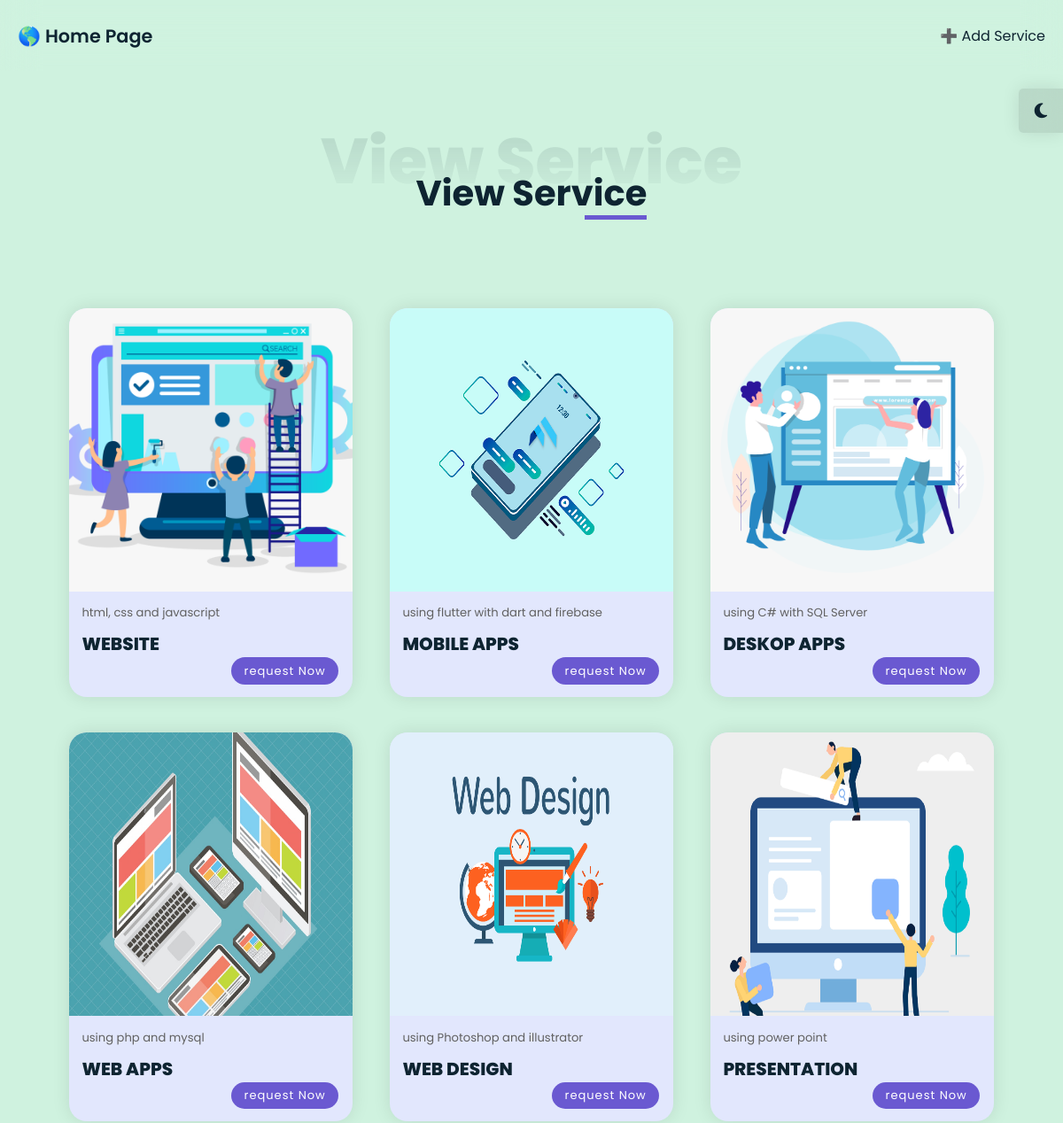
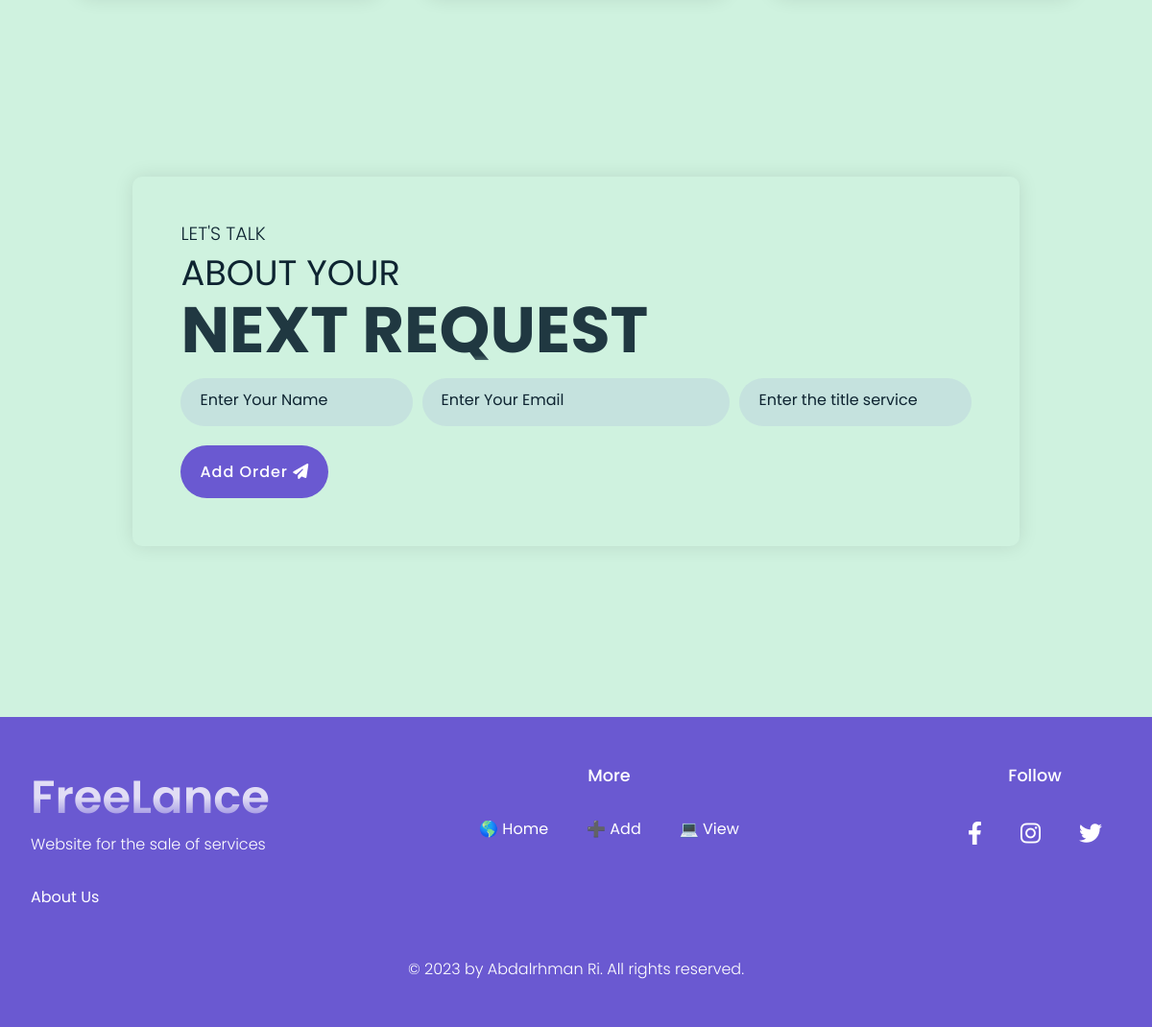
/final-project/view.php, run on the app's committed database (2 pictures, top to bottom).
### tables this page shows
CREATE TABLE `services` (
  `id` int(11) NOT NULL,
  `image` text NOT NULL,
  `title` char(50) NOT NULL,
  `category` char(255) NOT NULL,
  `description` varchar(1000) NOT NULL
);

### final-project/view.php (the view, shortened to what this page needs)
<?php
include './api/conn.php';
?>
<!DOCTYPE html>
<html lang="en">
<head>
    <link rel="stylesheet" href="./src/view.css">
    <link rel="stylesheet" href="https://cdnjs.cloudflare.com/ajax/libs/font-awesome/6.2.1/css/all.min.css">
</head>
<body>
    <div class="theme-btn flex-center">
        <i class="fas fa-moon"></i>
    </div>
    <header>
        <div class="nav-bar">
            <a href="./index.php" class="logo">🌎 Home Page</a>
            <div class="navigation">
                <div class="nav-items">
                    <a href="./addService.php">➕ Add Service</a>
                </div>
            </div>
        </div>
    </header>
    <section class="portfolio section" id="portfolio">
        <div class="container flex-center">
            <h1 class="section-title-01">View Service</h1>
            <h2 class="section-title-02">View Service</h2>
            <div class="content">
            <?php
                $sql_img = "SELECT image FROM services";
                $res_img = mysqli_query($conn, $sql_img);
                $sql_title = "SELECT title FROM services";
                $res_title = mysqli_query($conn, $sql_title);
                $sql_category = "SELECT category FROM services";
                $res_category = mysqli_query($conn, $sql_category);
            ?>
            <?php while ($images = mysqli_fetch_assoc($res_img)) {
                         $title = mysqli_fetch_assoc($res_title);
                         $category = mysqli_fetch_assoc($res_category);
                         $description = mysqli_fetch_assoc($res_description); ?>
            <div class="portfolio-list">
                <div class="service-card">
                    <div class="img-card">
                        <img src="imageServices/<?=$images['image']?>">
                    </div>
                    <div class="service-info">
                        <p class="service-category"><?php echo htmlspecialchars($category['category']); ?></p>
                        <strong class="service-title">
                            <span><?php echo htmlspecialchars($title['title']); ?></span>
                        </strong>
                        <a href="#request" class="request-now">request Now</a>
                    </div>
                </div>
            </div>
            <?php }?>
        </div>
    </div>
    <section id="request">
        <div class="get-in-touch sub-section">
            <div class="container-req">
                <div class="content flex-center-req">
                    <div class="contact-card-req flex-center-req">
                        <div class="title">
                            <h4>Let's Talk</h4>
                            <h3>About Your</h3>
                            <h2>Next Request</h2>
                        </div>
                    <form action="view.php" method="POST" class="contact-form">
                        <div class="first-row">
                            <input type="text" name="name-req" class="name-req" id="name-req" placeholder="Enter Your Name">
                            <input type="email" name="email-req" class="email-req" id="email-req" placeholder="Enter Your Email">
                            <input type="text" name="title-req" class="title-req" id="title-req" placeholder="Enter the title service">
                        </div>
                        <button class="btn" type="submit" name="submit_req" value="send">Add Order  <i class="fas fa-paper-plane"></i></button>
                    </form>
                    </div>
                </div>
            </div>
        </div>
    </section>
</section>
 <?php include './inc/footer.php' ?>
</body>
</html>

### final-project/inc/footer.php (shortened to what this page needs)
<footer>
    <div class="footer-container">
        <div class="about group">
            <h2>FreeLance</h2>
            <p>Website for the sale of services</p>
            <a href="#about">About Us</a>
        </div>
        <div class="info group">
            <h3>More</h3>
            <ul>
                <li><a href="./index.php">🌎 Home</a></li>
                <li><a href="./addService.php">➕ Add</a></li>
                <li><a href="./view.php">💻 View</a></li>
            </ul>
        </div>
        <div class="follow group">
            <h3>Follow</h3>
            <ul>
                <li><a href=""><i class="fab fa-facebook-f"></i></a></li>
                <li><a href=""><i class="fab fa-instagram"></i></a></li>
                <li><a href=""><i class="fab fa-twitter"></i></a></li>
            </ul>
        </div>
    </div>
    <div class="footer-copyright group">
        <p>© 2023 by Abdalrhman Ri. All rights reserved.</p>
    </div>
</footer>

### final-project/inc/footer.php (style rules this page uses)
footer { display: flex; justify-content: center; align-items: center; flex-direction: column; background: var(--second-color); width: 100%; margin-top: 50px; padding: 3rem 2rem; color: #fff; }
footer a { color: #fff; }
.footer-container { display: flex; justify-content: space-between; width: 100%; max-width: 1150px; }
.footer-container .about h2 { font-size: 3em; font-weight: 600; background: linear-gradient(to top, transparent 0%, #fff 50%); -webkit-background-clip: text; -webkit-text-fill-color: transparent; opacity: 0.8; }
.footer-container .about p { font-size: var(--normal-font-size); font-weight: 300; margin-bottom: 30px; }
.footer-container .info, .footer-container .follow { display: flex; align-items: center; flex-direction: column; }
.footer-container .info h3, .footer-container .follow h3 { font-size: 1.1em; font-weight: 500; margin-bottom: 30px; }
.footer-container .info ul, .footer-container .follow ul { display: flex; }
.footer-container .info a { margin: 20px; }
.footer-container .follow a { font-size: 1.5em; margin: 20px; }
.footer-copyright p { font-size: var(--normal-font-size); font-weight: 300; margin-top: 50px; }

### data on the page
services: image (picture), category "html, css and javascript", title "WEBSITE"
services: image (picture), category "using flutter with dart and firebase", title "MOBILE APPS"
services: image (picture), category "using C# with SQL Server", title "DESKOP APPS"
services: image (picture), category "using php and mysql", title "WEB APPS"
services: image (picture), category "using Photoshop and illustrator", title "WEB DESIGN"
services: image (picture), category "using power point", title "PRESENTATION"
